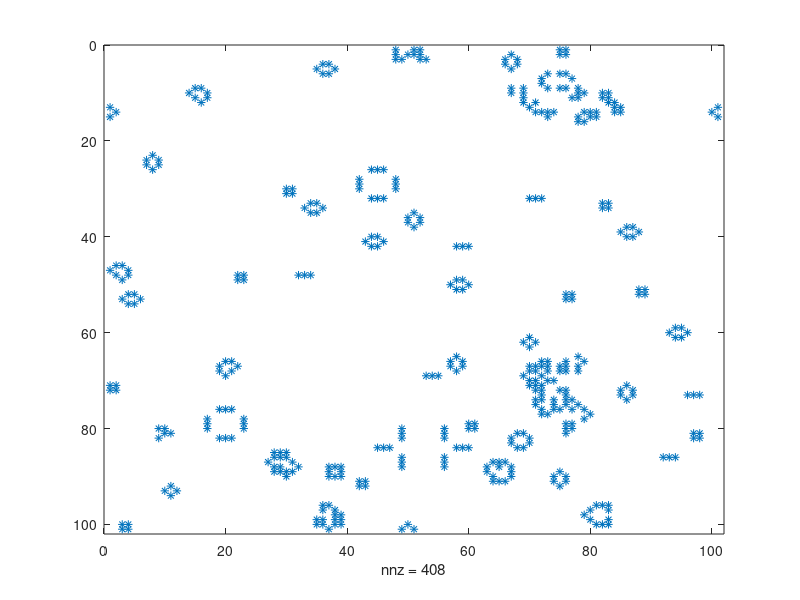

Reproduce this figure in MATLAB.
M = 101;
n = [2:M 1]
p = [M 1:M-1]

X = rand(M) < 0.1% заселяем мир живыми организмами с вероятностью 10 %
spy(X); % отображаем ненулевые элементы (первых жителей мира)
 X(n, :)
for k = 1:100 % смена поколений
   N = X(n, :)+ X(p, :) + X(:, n) +X(:, p) + X(p,p) + X(n, n) + X(n, p) + X(p, n); % подсчитываем соседей для каждого организма
   X = (N==3)|(X & (N==2));
   spy(X); drawnow
end
